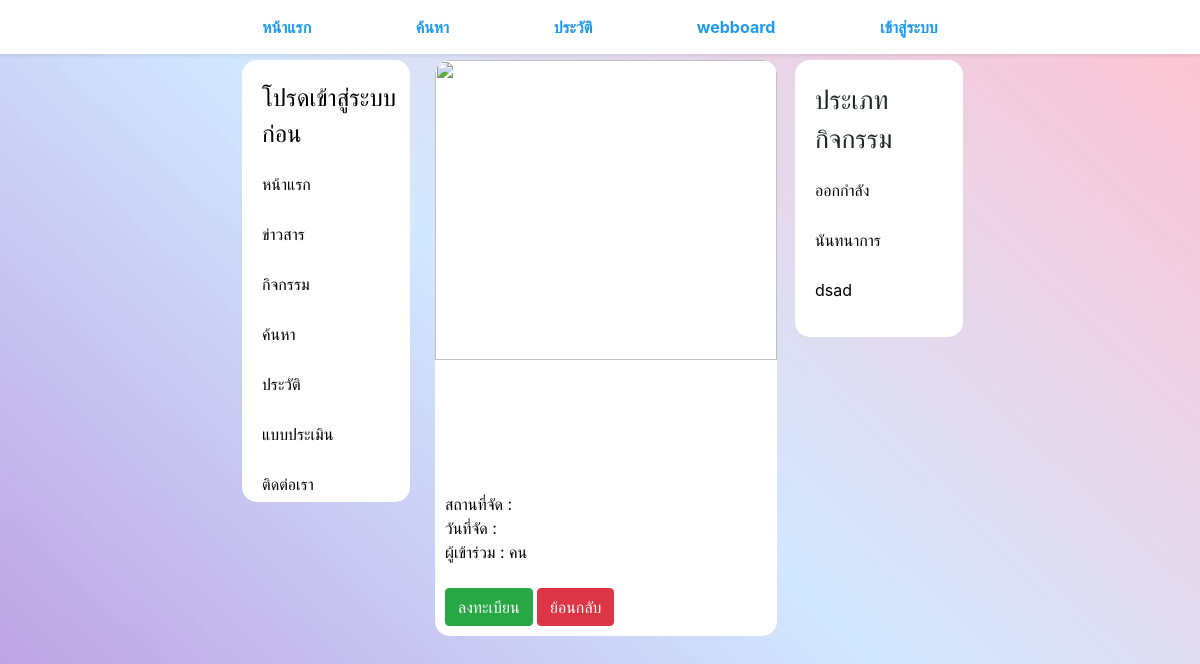
Page /act_detail.php on the committed database.
### tables this page shows
CREATE TABLE `act_type` (
  `type_id` int(11) NOT NULL,
  `type_name` varchar(100) NOT NULL
);

### type_box.php (the view)
<?php
include('style.php');
$sql4="SELECT *FROM act_type";
$qry4=mysqli_query($conn,$sql4);
?>
<div class="right_box">
    <div class="sidebar_" style="float:left; margin-left:15px;">
        <div class="menu2_" style="font-size:26px">
            ประเภทกิจกรรม
        </div>
        <?php
        while($rs4=mysqli_fetch_array($qry4)){
        ?>
        <div class="menu2_">
            <a href="act_type.php?act_type=<?=$rs4["type_name"];?>" style="color:black;">
                <?=$rs4["type_name"];?>
            </a>
        </div>
        <?php
        }
        ?>
    </div>
</div>

### style.php (style rules this page uses)
.right_box { padding-top: 10px; width: 35%; height: 100%; position: fixed; right: 0; top: 0; }
.sidebar_ { width: 40%; float: right; min-height: 35%; margin: 50 10 0 0px; background-color: white; border-radius: 15px; }
.menu2_ { width: 100%; min-height: 50px; padding: 20 0 0 20px; border-radius: 15px; }
a { text-decoration: none; color: black; }

### rows in the picture
act_type: type_name "ออกกำลัง"
act_type: type_name "นันทนาการ"
act_type: type_name "dsad"
